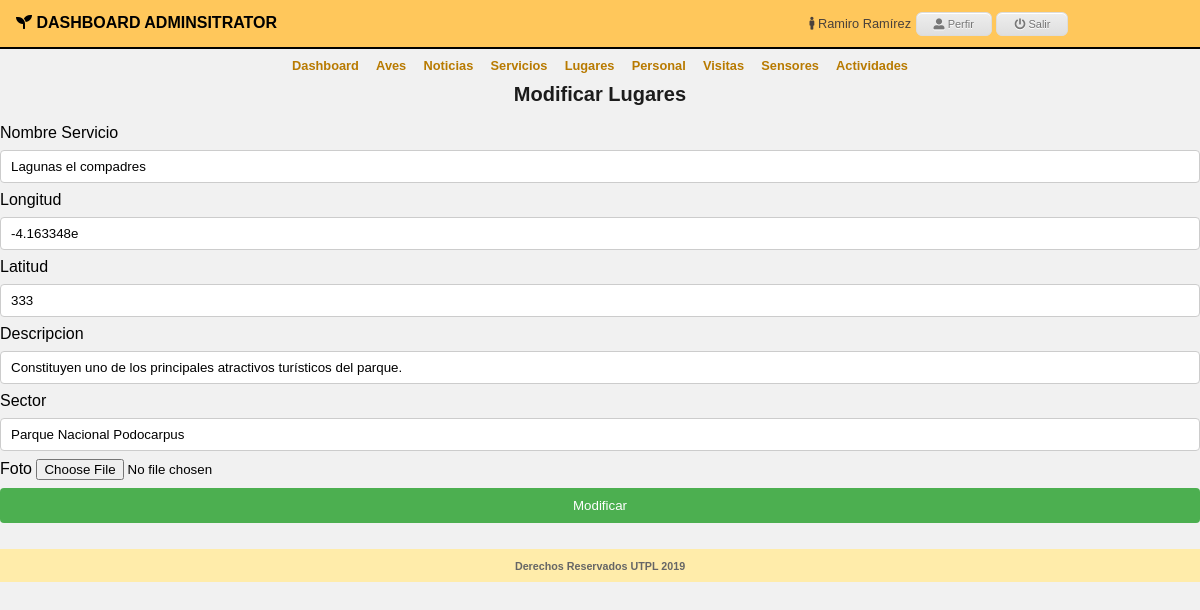
Screenshot of /administrator/adm_lugares/modiflug.php?no=1 (signed in) with the database file from the repository.
### tables this page shows
CREATE TABLE `lugares` (
  `idLugares` int(11) NOT NULL,
  `nombre` varchar(200) NOT NULL,
  `latitud` varchar(100) NOT NULL,
  `longitud` varchar(100) NOT NULL,
  `descripcion` varchar(100) NOT NULL,
  `sector` varchar(200) NOT NULL,
  `galeria` varchar(200) NOT NULL
);

### administrator/security/security.php (called while the page is built, shortened)
<?php
	if(@$_SESSION['autentificado'] && $_SESSION['nombre'] && $_SESSION['rol']){
		include($_SESSION['site_path']."/dll/class_mysqli.php");
		$miconexion = new clase_mysqli;
	}else{
		echo "<script>location.href='../'</script>";
	}
?>

### dll/class_mysqli.php (called while the page is built, shortened)
<?php
class clase_mysqli{
	var $BaseDatos;
	var $Servidor;
	var $Usuario;
	var $Clave;
	var $Conexion_ID=0;
	var $Consulta_ID=0;
	function clase_mysqli($host="", $user="", $pass="", $db=""){
		$this->BaseDatos=$db;
		$this->Servidor=$host;
		$this->Usuario=$user;
		$this->Clave=$pass;
	}
	function conectar($host, $user, $pass, $db){
		if($db != "")$this->BaseDatos=$db;
		if($host != "")$this->Servidor=$host;
		if($user != "")$this->Usuario=$user;
		if($pass != "")$this->Clave=$pass;
		$this->Conexion_ID=new mysqli($this->Servidor, $this->Usuario, $this->Clave, $this->BaseDatos);
		return$this->Conexion_ID;
	}
	function consulta($sql=""){
		$this->Consulta_ID=mysqli_query($this->Conexion_ID,$sql);
		return $this->Consulta_ID;
	}
	function numcampos(){
		return mysqli_num_fields($this->Consulta_ID);
	}
	function consulta_lista(){
		while ($row = mysqli_fetch_array($this->Consulta_ID)) {
			for ($i=0; $i < $this->numcampos(); $i++) {
				$row[$i];
			}
			return $row;
		}
	}
}
?>

### administrator/adm_lugares/modiflug.php (the view, shortened to what this page needs)
<?php
extract($_GET);
include('../adm_header.php');
$miconexion->consulta("SELECT * FROM Lugares WHERE idLugares='".$no."' ");
$lista=$miconexion->consulta_lista();
?>
<!DOCTYPE html>
<html>
<head>
<link rel="stylesheet" href="../../css/estilosServicios.css">
</head>
<body>
  <h3 class="titulo">Modificar Lugares</h3>
  <div class="main-container">
	  <form action="modiflug2.php" method="POST" enctype="multipart/form-data">
      <input  type="hidden" id="idLugares" name="idLugares" placeholder="Id Lugar"><br>
		<label>Nombre Servicio</label>
  		<input class="text" type="text" id="nombre" name="nombre" placeholder="Nombre Lugar" value="<?php echo $lista[1];?>"><br>
		<label>Longitud</label>
  		<input class="text" type="text" id="latitud" name="longitud" placeholder="Longitud" value="<?php echo $lista[2];?>"><br>
		<label>Latitud</label>
  		<input class="text" type="text" id="latitud" name="latitud" placeholder="Latitud" value="<?php echo $lista[3];?>"><br>
		<label>Descripcion</label>
  		<input class="text" type="text" id="descrip" name="descrip" placeholder="Descripcion" value="<?php echo $lista[4];?>"><br>
  		<label>Sector</label>
  		<input class="text" type="text" id="sector" name="sector"  placeholder="sector" value="<?php echo $lista[5];?>"><br>
		<label for="">Foto</label>
		<input type="file" class="form-control" accept="image/*" name="foto" id="foto" value="<?php echo $lista[7];?>">
		<br>
      <input type="submit" value="Modificar">
     </form>
  	</div>
    <br>
  <?php
  include('../adm_footer.php');
  ?>
</body>
</html>

### administrator/css/style.css (style rules this page uses)
* { padding: 0; margin: 0; }
html, body { background: #f1f1f1; height: 100%; font-family: arial; }

### css/estilosServicios.css (style rules this page uses)
*, *:before, *:after { box-sizing: border-box; }
.titulo { text-align: center; font-size: 20px; color: #1C1C1C; }
.text, input[type=text], select { width: 100%; padding: 8px 10px; margin: 8px 0; display: inline-block; border: 1px solid #ccc; border-radius: 4px; box-sizing: border-box; }
.submi, input[type=submit] { width: 100%; background-color: #4CAF50; color: white; padding: 10px 15px; margin: 8px 0; border: none; border-radius: 4px; cursor: pointer; }

### rows the page displays
lugares: nombre "Lagunas el compadres", longitud "-4.163348e", latitud "333", descrip "Constituyen uno de los principales atractivos turísticos del parque.", sector "Parque Nacional Podocarpus"

### other values shown
utf8_encode($_SESSION['nombre']) "Ramiro Ramírez"
